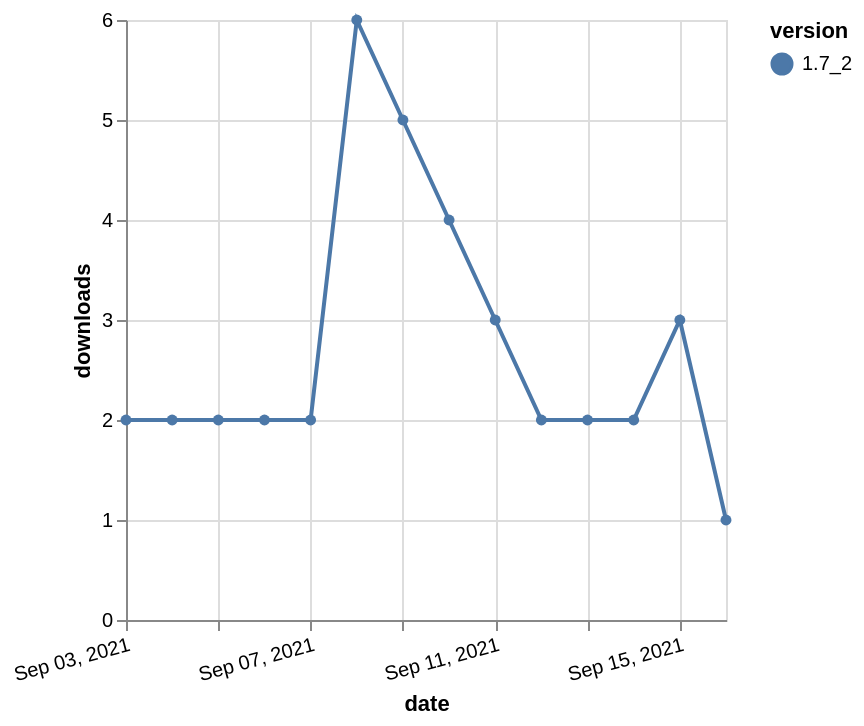

The specification (Vega-Lite) saved for this image:
### Vega-Lite specification from a JSON file in a GitHub repository (floating-point values rounded to 4 significant figures)
{"$schema": "https://vega.github.io/schema/vega-lite/v5.json", "description": "A simple bar chart with embedded data.", "data": {"values": [{"date": "2021-09-03", "total": 7219, "delta": 2, "version": "1.7_2"}, {"date": "2021-09-04", "total": 7221, "delta": 2, "version": "1.7_2"}, {"date": "2021-09-05", "total": 7223, "delta": 2, "version": "1.7_2"}, {"date": "2021-09-06", "total": 7225, "delta": 2, "version": "1.7_2"}, {"date": "2021-09-07", "total": 7227, "delta": 2, "version": "1.7_2"}, {"date": "2021-09-08", "total": 7233, "delta": 6, "version": "1.7_2"}, {"date": "2021-09-09", "total": 7238, "delta": 5, "version": "1.7_2"}, {"date": "2021-09-10", "total": 7242, "delta": 4, "version": "1.7_2"}, {"date": "2021-09-11", "total": 7245, "delta": 3, "version": "1.7_2"}, {"date": "2021-09-12", "total": 7247, "delta": 2, "version": "1.7_2"}, {"date": "2021-09-13", "total": 7249, "delta": 2, "version": "1.7_2"}, {"date": "2021-09-14", "total": 7251, "delta": 2, "version": "1.7_2"}, {"date": "2021-09-15", "total": 7254, "delta": 3, "version": "1.7_2"}, {"date": "2021-09-16", "total": 7255, "delta": 1, "version": "1.7_2"}]}, "width": "container", "mark": {"type": "line", "point": {"filled": true}}, "encoding": {"x": {"field": "date", "type": "temporal", "timeUnit": "yearmonthdate", "title": "date", "axis": {"labelAngle": -15}}, "y": {"field": "delta", "type": "quantitative", "title": "downloads"}, "color": {"field": "version", "type": "nominal"}, "tooltip": {"field": "delta"}}}
